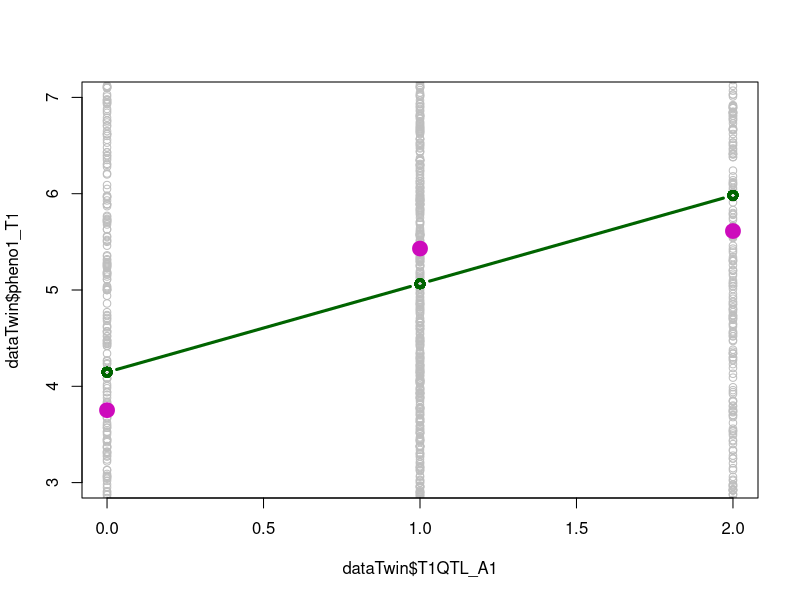
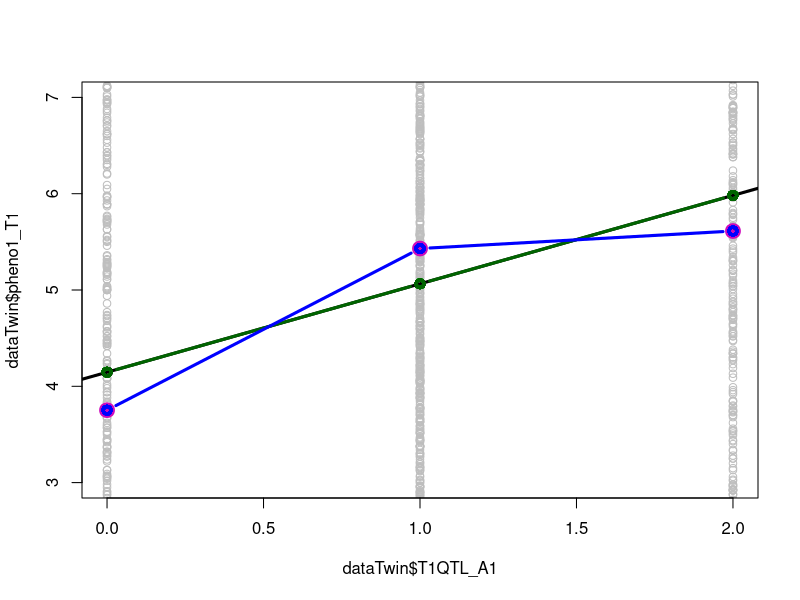

The R source for these figures, in order:
## ---- chunk 1
dataTwin <- read.table("dataTwin2025.dat",h=T)
## ---- chunk 2
table(dataTwin$zygosity)        # Q1: shows number of MZ and DZ twin pairs
table(dataTwin$T1QTL_A1)        # Q2: shows the distribution of QTL_A1
table(dataTwin$T1QTL_D1)        # Q2: shows the distribution of QTL_D1
table(dataTwin$T1QTL_A1, dataTwin$T1QTL_D1)     # Q2: shows the distribution of QTL_A1 in relation to QTL_D1
cor(dataTwin[,2:11])                            # Q3: shows the correlation between QTL_As
cor(dataTwin[,2:11])>0.2
apply(dataTwin[22:25],2,function(x){ any(x < (mean(x) - 4*sd(x))) })  # Q4: any outlier < 4 SD from the mean for the two quantitative phenotypes
apply(dataTwin[22:25],2,function(x){ any(x > (mean(x) + 4*sd(x))) })  # Q4: any outlier > 4 SD from the mean for the two quantitative phenotypes
# remove the phenotype score of the outlier (T2) for the phenotype 2 (pheno2_T2)
outlier<- which(dataTwin$pheno2_T2 < (mean(dataTwin$pheno2_T2) - 4*sd(dataTwin$pheno2_T2) )) 
outlier
dataTwin$pheno2_T2[outlier]
dataTwin$pheno2_T2[outlier] <- NA
## ---- chunk 3
linA1 <- lm(pheno1_T1~T1QTL_A1, data=dataTwin)
summary(linA1)
summary(linA1)$r.squared  # proportion of explained variance by additive component

c_means <- by(dataTwin$pheno1_T1,dataTwin$T1QTL_A1,mean)
plot(dataTwin$pheno1_T1 ~ dataTwin$T1QTL_A1, col='grey', ylim=c(3,7))
lines(c(0,1,2), c_means, type="p", col=6, lwd=8)
lines(sort(dataTwin$T1QTL_A1),sort(linA1$fitted.values), type='b', col="dark green", lwd=3)
## ---- chunk 4
linAD1 <- lm(pheno1_T1 ~ T1QTL_A1 + T1QTL_D1, data=dataTwin)
summary(linAD1) # results lm(phenoT1~T1QTL_A1+T1QTL_D1)

plot(dataTwin$pheno1_T1 ~ dataTwin$T1QTL_A1, col='grey', ylim=c(3,7))
abline(linA1, lwd=3)
lines(c(0,1,2), c_means, type='p', col=6, lwd=8)
lines(sort(dataTwin$T1QTL_A1),sort(linA1$fitted.values), type='b', col="dark green", lwd=3)
lines(sort(dataTwin$T1QTL_A1),sort(linAD1$fitted.values), type='b', col="blue", lwd=3)
## ---- chunk 5
allQTL_A_T1 <- 2:6
cpheno1_T1 <- which(colnames(dataTwin)=="pheno1_T1")
## Additive
cbind(lapply(allQTL_A_T1,function(x){ fstat<- summary(lm(pheno1_T1 ~ ., data=dataTwin[,c(x,cpheno1_T1)]))$fstatistic;  pf(fstat[1],fstat[2],fstat[3],lower.tail = F) }))
## Dominance
cbind(lapply(allQTL_A_T1,function(x){ fstat<- summary(lm(pheno1_T1 ~ ., data=dataTwin[,c(x,x+10,cpheno1_T1)]))$fstatistic;  pf(fstat[1],fstat[2],fstat[3],lower.tail = F) }))

#Q9: QTL3 shows the strongest association with P=7.771588e-25
linAD3 <- lm(pheno1_T1 ~ T1QTL_A3 + T1QTL_D3, data=dataTwin)
summary(linAD3) # results lm(phenoT1~T1QTL_A1+T1QTL_D1)
## ---- chunk 6
quant10 <- quantile(c(dataTwin$pheno1_T1),seq(0,1,0.1))
dataTwin$CaseT1 <- as.numeric(dataTwin$pheno1_T1>quant10[10])

dataTwin$T1QTL_AD3 <- (dataTwin$T1QTL_A3 + dataTwin$T1QTL_D3)/2

logisticAD3 <- summary(glm(CaseT1 ~ T1QTL_AD3, data=dataTwin, family="binomial"))
exp(logisticAD3$coefficients[2,1])                                     # odds ratio
exp(logisticAD3$coefficients[2,1]-1.96*logisticAD3$coefficients[2,2])  # lower 95% confidence interval
exp(logisticAD3$coefficients[2,1]+1.96*logisticAD3$coefficients[2,2])  # upper 95% confidence interval
## ---- chunk 7
var_pheno <- var(dataTwin$pheno1_T1)  # the variance of the phenotype
var_pheno

linAD3 <- lm(pheno1_T1 ~ T1QTL_A3 + T1QTL_D3, data=dataTwin)
linA3 <- lm(pheno1_T1 ~ T1QTL_A3, data=dataTwin)

summary(linAD3)$r.squared           # proportion of explained variance by total genetic component
summary(linA3)$r.squared            # proportion of explained variance by additive component
summary(linAD3)$r.squared*var_pheno # (raw) variance component of total genetic component
summary(linA3)$r.squared*var_pheno  # (raw) variance component of additive genetic component
(summary(linAD3)$r.squared-summary(linA3)$r.squared)*var_pheno  # (raw) variance component of dominance genetic component
## ---- chunk 8
# compute for all 5 QTL
linAD5=(lm(pheno1_T1 ~ T1QTL_A1 + T1QTL_A2 + T1QTL_A3 + T1QTL_A4 + T1QTL_A5 +
                       T1QTL_D1 + T1QTL_D2 + T1QTL_D3 + T1QTL_D4 + T1QTL_D5,
            data=dataTwin))

summary(linAD5)$r.squared              # proportion of explained variance by total genetic component
summary(linAD5)$r.squared*var_pheno    # (raw) variance component of total genetic component
